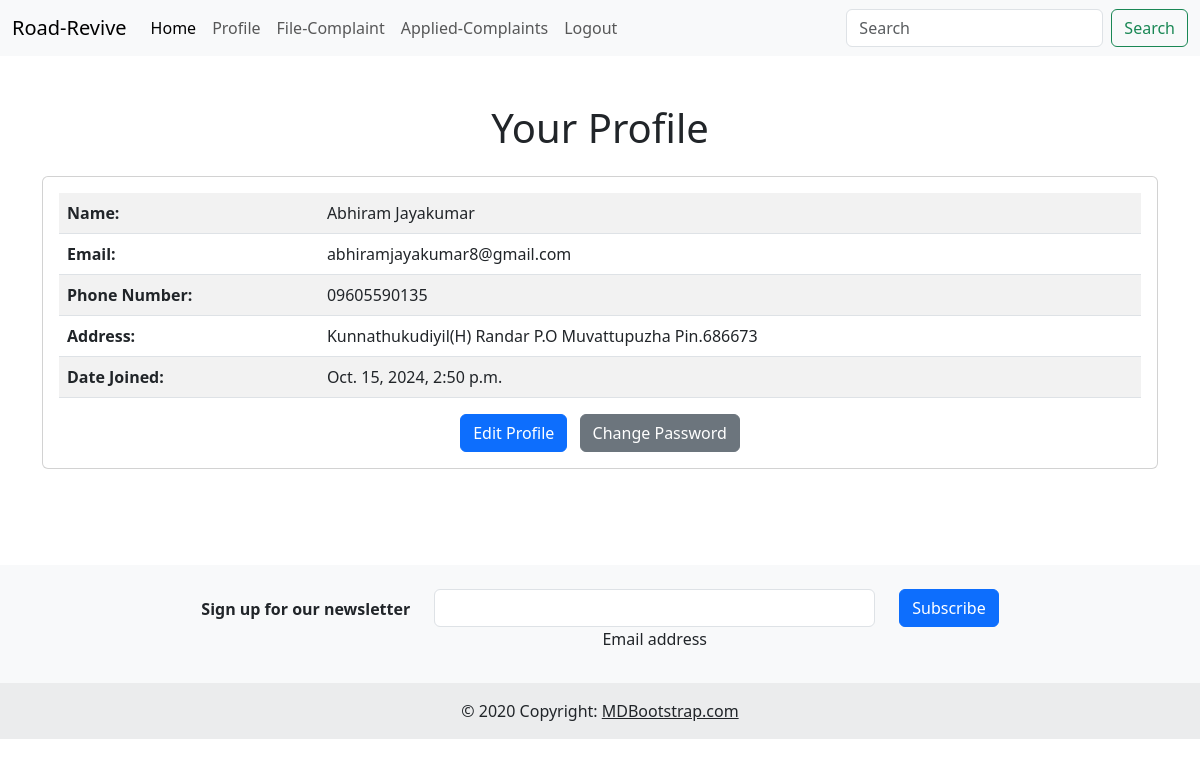
Page /User/profile/ (signed in) on the committed database.
### User/models.py (models this page shows)
class User(models.Model):
    name = models.CharField(max_length=150)
    email = models.EmailField(unique=True)
    phone_number = models.CharField(max_length=15)
    address = models.TextField()
    password = models.CharField(max_length=100)
    id_number = models.CharField(max_length=50, unique=True)
    date_joined = models.DateTimeField(auto_now_add=True)

### User/views.py (the view)
# urls.py: path('profile/', views.user_profile, name='profile'),
def user_profile(request):
    if not request.session.get('Uid'):
        messages.error(request, "You need to be logged in to view your profile.")
        return redirect('User:login')
    try:
        user = User.objects.get(id=request.session['Uid'])
    except User.DoesNotExist:
        messages.error(request, "User not found.")
        return redirect('User:login')
    context = {
        'user': user,
    }
    return render(request, 'User/user_profile.html', context)

### User/templates/User/user_profile.html (shortened to what this page needs)
<!DOCTYPE html>
<html lang="en">
<head>
    <link href="https://cdn.jsdelivr.net/npm/bootstrap@5.3.0-alpha1/dist/css/bootstrap.min.css" rel="stylesheet">
</head>
<body>
         <nav class="navbar navbar-expand-lg bg-body-tertiary">
            <div class="container-fluid">
              <a class="navbar-brand" href="{% url 'User:User_home'%}">Road-Revive</a>
              <div class="collapse navbar-collapse" id="navbarTogglerDemo02">
                <ul class="navbar-nav me-auto mb-2 mb-lg-0">
                  <li class="nav-item">
                    <a class="nav-link active" aria-current="page" href="{% url 'User:User_home'%}">Home</a>
                  </li>
                  <li class="nav-item">
                    <a class="nav-link" href="{% url 'User:profile'%}">Profile</a>
                  </li>
                  <li class="nav-item">
                    <a class="nav-link" href="{% url 'User:file-complaint'%}">File-Complaint</a>
                  </li>
                  <li class="nav-item">
                    <a class="nav-link " href="{% url 'User:user-complaints'%}">Applied-Complaints</a>
                  </li>
                  <li class="nav-item">
                    <a class="nav-link " href="{% url 'User:index'%}">Logout</a>
                  </li>
                </ul>
                <form class="d-flex" role="search">
                  <input class="form-control me-2" type="search" placeholder="Search" aria-label="Search">
                  <button class="btn btn-outline-success" type="submit">Search</button>
                </form>
              </div>
            </div>
          </nav>
    <div class="container mt-5">
        <h1 class="mb-4 text-center">Your Profile</h1>
        <div class="card">
            <div class="card-body">
                <table class="table table-striped">
                    <tbody>
                        <tr>
                            <th>Name:</th>
                            <td>{{ user.name }}</td>
                        </tr>
                        <tr>
                            <th>Email:</th>
                            <td>{{ user.email }}</td>
                        </tr>
                        <tr>
                            <th>Phone Number:</th>
                            <td>{{ user.phone_number }}</td>
                        </tr>
                        <tr>
                            <th>Address:</th>
                            <td>{{ user.address }}</td>
                        </tr>
                        <tr>
                            <th>Date Joined:</th>
                            <td>{{ user.date_joined }}</td>
                        </tr>
                    </tbody>
                </table>
                <div class="text-center mt-3">
                    <a href="{% url 'User:edit_profile' %}" class="btn btn-primary me-2">Edit Profile</a>
                    <a href="{% url 'User:change_password' %}" class="btn btn-secondary">Change Password</a>
                </div>
            </div>
        </div>
    </div>
    <br><br><br><br>
    <footer class="bg-body-tertiary text-center">
        <div class="container p-4 pb-0">
          <section class="">
            <form action="">
              <div class="row d-flex justify-content-center">
                <div class="col-auto">
                  <p class="pt-2">
                    <strong>Sign up for our newsletter</strong>
                  </p>
                </div>
                <div class="col-md-5 col-12">
                  <div data-mdb-input-init class="form-outline mb-4">
                    <input type="email" id="form5Example26" class="form-control" />
                    <label class="form-label" for="form5Example26">Email address</label>
                  </div>
                </div>
                <div class="col-auto">
                  <button data-mdb-ripple-init type="submit" class="btn btn-primary mb-4">
                    Subscribe
                  </button>
                </div>
              </div>
            </form>
          </section>
        </div>
        <div class="text-center p-3" style="background-color: rgba(0, 0, 0, 0.05);">
          © 2020 Copyright:
          <a class="text-body" href="https://mdbootstrap.com/">MDBootstrap.com</a>
        </div>
      </footer>
</body>
</html>

### rows in the picture
User: name "Abhiram Jayakumar", email "abhiramjayakumar8@gmail.com", phone_number "09605590135", address "Kunnathukudiyil(H) Randar P.O Muvattupuzha Pin.686673", date_joined "Oct. 15, 2024, 2:50 p.m."
